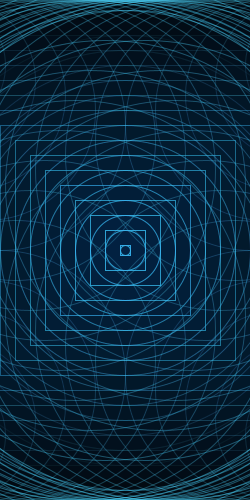
Frame 1 (no input)
Frame 60 (the mouse pressed at the canvas centre just before this capture): identical to frame 1, image omitted
Frame 120 (the mouse held since frame 60 and released just before this capture): identical to frame 1, image omitted

The Processing sketch that drew this single still picture (run headless with seeded random() and noise(); from frame 60 on, the mouse is pressed at the canvas centre):

// Processing sketch: processing_32199
// ── processing_32199.pde

int xPos = -125;
int yPos = 0;
int xPos2 = 365;
int yPos2 = 0;
int xPos3 = -125;
int yPos3 = 490;
int xPos4 = 365;
int yPos4 = 490;
int shapeSize = 10;
int count = 0;
int trans = 225;
int trans2 = 20;

void setup(){
  size(250, 500);
  background(2);
 
  smooth();
  
  rectMode(CENTER);
  ellipseMode(CORNER);
  frameRate(10);
}

void draw(){
  
  while (count<20){
     stroke(77,218,255,trans2);
     noFill();
     
     ellipseMode(CORNER);
    ellipse (xPos,yPos,shapeSize,shapeSize);
    ellipse (xPos2,yPos2,shapeSize,shapeSize);
    ellipse (xPos3,yPos3,shapeSize,shapeSize);
    ellipse (xPos4,yPos4,shapeSize,shapeSize);
    ellipseMode(CENTER);
    stroke(77,218,255,trans);
    ellipse (125,250,shapeSize,shapeSize);
    fill(0,90,212,5);
    rect (125,250,shapeSize,shapeSize);
    
    shapeSize = shapeSize+30;
    trans = trans - 15;
    trans2 = trans2 + 5;
    xPos2 = xPos2 - 30;
    yPos3 = yPos3 - 30;
    xPos4 = xPos4 - 30;
    yPos4 = yPos4 - 30;
    count++;
  }
  xPos = xPos + 100;
  shapeSize = 10;

  
  if(xPos>500){
    xPos = xPos + 15;
    yPos = yPos + 70;
    xPos = 0;
    
  }
  if(yPos>500){
    xPos=0;
    yPos=0;
  }

}
